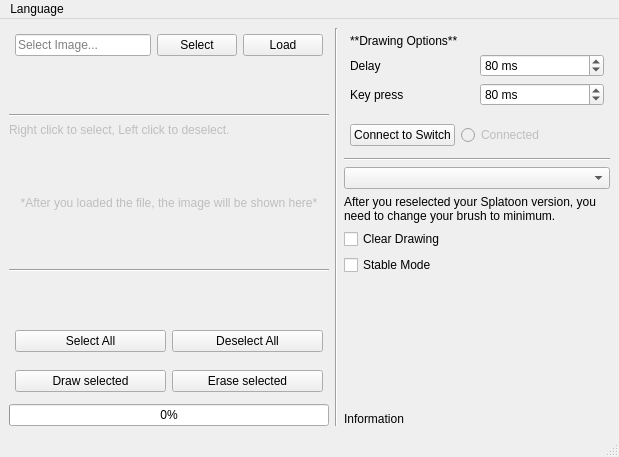
<?xml version="1.0" encoding="UTF-8"?>
<ui version="4.0">
 <class>plotter</class>
 <widget class="QMainWindow" name="plotter">
  <property name="geometry">
   <rect>
    <x>0</x>
    <y>0</y>
    <width>619</width>
    <height>457</height>
   </rect>
  </property>
  <property name="windowTitle">
   <string>Plotter</string>
  </property>
  <widget class="QWidget" name="centralwidget">
   <layout class="QHBoxLayout" name="horizontalLayout">
    <item>
     <layout class="QVBoxLayout" name="verticalLayout">
      <item>
       <layout class="QHBoxLayout" name="image_select_layout">
        <property name="sizeConstraint">
         <enum>QLayout::SetDefaultConstraint</enum>
        </property>
        <property name="leftMargin">
         <number>6</number>
        </property>
        <property name="topMargin">
         <number>6</number>
        </property>
        <property name="rightMargin">
         <number>6</number>
        </property>
        <property name="bottomMargin">
         <number>6</number>
        </property>
        <item>
         <widget class="QLineEdit" name="file_loc">
          <property name="text">
           <string/>
          </property>
          <property name="readOnly">
           <bool>true</bool>
          </property>
          <property name="placeholderText">
           <string>Select Image...</string>
          </property>
          <property name="clearButtonEnabled">
           <bool>false</bool>
          </property>
         </widget>
        </item>
        <item>
         <widget class="QPushButton" name="open_file">
          <property name="text">
           <string>Select</string>
          </property>
         </widget>
        </item>
        <item>
         <widget class="QPushButton" name="read_file">
          <property name="text">
           <string>Load</string>
          </property>
         </widget>
        </item>
       </layout>
      </item>
      <item>
       <spacer name="verticalSpacer">
        <property name="orientation">
         <enum>Qt::Vertical</enum>
        </property>
        <property name="sizeHint" stdset="0">
         <size>
          <width>17</width>
          <height>13</height>
         </size>
        </property>
       </spacer>
      </item>
      <item>
       <widget class="Line" name="line_2">
        <property name="orientation">
         <enum>Qt::Horizontal</enum>
        </property>
       </widget>
      </item>
      <item>
       <widget class="QLabel" name="selected_label">
        <property name="enabled">
         <bool>false</bool>
        </property>
        <property name="text">
         <string>Right click to select, Left click to deselect.</string>
        </property>
       </widget>
      </item>
      <item alignment="Qt::AlignHCenter|Qt::AlignVCenter">
       <widget class="QLabel" name="image">
        <property name="enabled">
         <bool>false</bool>
        </property>
        <property name="sizePolicy">
         <sizepolicy hsizetype="Fixed" vsizetype="Fixed">
          <horstretch>0</horstretch>
          <verstretch>0</verstretch>
         </sizepolicy>
        </property>
        <property name="minimumSize">
         <size>
          <width>320</width>
          <height>120</height>
         </size>
        </property>
        <property name="autoFillBackground">
         <bool>true</bool>
        </property>
        <property name="text">
         <string>*After you loaded the file, the image will be shown here*</string>
        </property>
        <property name="textFormat">
         <enum>Qt::MarkdownText</enum>
        </property>
        <property name="scaledContents">
         <bool>true</bool>
        </property>
        <property name="alignment">
         <set>Qt::AlignCenter</set>
        </property>
        <property name="wordWrap">
         <bool>true</bool>
        </property>
       </widget>
      </item>
      <item>
       <widget class="Line" name="line_3">
        <property name="orientation">
         <enum>Qt::Horizontal</enum>
        </property>
       </widget>
      </item>
      <item>
       <spacer name="verticalSpacer_2">
        <property name="orientation">
         <enum>Qt::Vertical</enum>
        </property>
        <property name="sizeHint" stdset="0">
         <size>
          <width>17</width>
          <height>13</height>
         </size>
        </property>
       </spacer>
      </item>
      <item>
       <layout class="QHBoxLayout" name="selection_layout">
        <property name="leftMargin">
         <number>6</number>
        </property>
        <property name="topMargin">
         <number>6</number>
        </property>
        <property name="rightMargin">
         <number>6</number>
        </property>
        <property name="bottomMargin">
         <number>6</number>
        </property>
        <item>
         <widget class="QPushButton" name="select_all">
          <property name="text">
           <string>Select All</string>
          </property>
         </widget>
        </item>
        <item>
         <widget class="QPushButton" name="deselect_all">
          <property name="text">
           <string>Deselect All</string>
          </property>
         </widget>
        </item>
       </layout>
      </item>
      <item>
       <layout class="QHBoxLayout" name="print_layout">
        <property name="leftMargin">
         <number>6</number>
        </property>
        <property name="topMargin">
         <number>6</number>
        </property>
        <property name="rightMargin">
         <number>6</number>
        </property>
        <property name="bottomMargin">
         <number>6</number>
        </property>
        <item>
         <widget class="QPushButton" name="draw_selected">
          <property name="text">
           <string>Draw selected</string>
          </property>
         </widget>
        </item>
        <item>
         <widget class="QPushButton" name="erase_selected">
          <property name="text">
           <string>Erase selected</string>
          </property>
         </widget>
        </item>
       </layout>
      </item>
      <item>
       <widget class="QProgressBar" name="progress">
        <property name="value">
         <number>0</number>
        </property>
        <property name="textVisible">
         <bool>true</bool>
        </property>
       </widget>
      </item>
     </layout>
    </item>
    <item>
     <widget class="Line" name="line">
      <property name="orientation">
       <enum>Qt::Vertical</enum>
      </property>
     </widget>
    </item>
    <item>
     <layout class="QVBoxLayout" name="verticalLayout_2">
      <item>
       <layout class="QGridLayout" name="drawing_options_layout">
        <property name="leftMargin">
         <number>6</number>
        </property>
        <property name="topMargin">
         <number>6</number>
        </property>
        <property name="rightMargin">
         <number>6</number>
        </property>
        <property name="bottomMargin">
         <number>6</number>
        </property>
        <item row="2" column="0">
         <widget class="QLabel" name="label">
          <property name="sizePolicy">
           <sizepolicy hsizetype="Preferred" vsizetype="Preferred">
            <horstretch>0</horstretch>
            <verstretch>0</verstretch>
           </sizepolicy>
          </property>
          <property name="text">
           <string>Delay</string>
          </property>
         </widget>
        </item>
        <item row="3" column="1">
         <widget class="QSpinBox" name="key_press_ms">
          <property name="suffix">
           <string> ms</string>
          </property>
          <property name="minimum">
           <number>1</number>
          </property>
          <property name="maximum">
           <number>1000</number>
          </property>
          <property name="singleStep">
           <number>1</number>
          </property>
          <property name="value">
           <number>80</number>
          </property>
         </widget>
        </item>
        <item row="1" column="0" colspan="2">
         <widget class="QLabel" name="label_3">
          <property name="text">
           <string>**Drawing Options**</string>
          </property>
          <property name="textFormat">
           <enum>Qt::MarkdownText</enum>
          </property>
         </widget>
        </item>
        <item row="3" column="0">
         <widget class="QLabel" name="label_4">
          <property name="text">
           <string>Key press</string>
          </property>
         </widget>
        </item>
        <item row="2" column="1">
         <widget class="QSpinBox" name="delay_ms">
          <property name="suffix">
           <string> ms</string>
          </property>
          <property name="prefix">
           <string/>
          </property>
          <property name="minimum">
           <number>1</number>
          </property>
          <property name="maximum">
           <number>1000</number>
          </property>
          <property name="value">
           <number>80</number>
          </property>
         </widget>
        </item>
       </layout>
      </item>
      <item>
       <layout class="QHBoxLayout" name="connection_layout">
        <property name="leftMargin">
         <number>6</number>
        </property>
        <property name="topMargin">
         <number>6</number>
        </property>
        <property name="rightMargin">
         <number>6</number>
        </property>
        <property name="bottomMargin">
         <number>6</number>
        </property>
        <item>
         <widget class="QPushButton" name="switch_conn">
          <property name="text">
           <string>Connect to Switch</string>
          </property>
         </widget>
        </item>
        <item>
         <widget class="QRadioButton" name="switch_connected">
          <property name="enabled">
           <bool>false</bool>
          </property>
          <property name="text">
           <string>Connected</string>
          </property>
          <property name="checkable">
           <bool>true</bool>
          </property>
         </widget>
        </item>
        <item>
         <spacer name="horizontalSpacer">
          <property name="orientation">
           <enum>Qt::Horizontal</enum>
          </property>
          <property name="sizeHint" stdset="0">
           <size>
            <width>40</width>
            <height>20</height>
           </size>
          </property>
         </spacer>
        </item>
       </layout>
      </item>
      <item>
       <widget class="Line" name="line_4">
        <property name="orientation">
         <enum>Qt::Horizontal</enum>
        </property>
       </widget>
      </item>
      <item>
       <widget class="QComboBox" name="splatoon_ver">
        <property name="placeholderText">
         <string>Choose Splatoon Version</string>
        </property>
       </widget>
      </item>
      <item>
       <widget class="QLabel" name="label_2">
        <property name="text">
         <string>After you reselected your Splatoon version, you need to change your brush to minimum.</string>
        </property>
        <property name="wordWrap">
         <bool>true</bool>
        </property>
       </widget>
      </item>
      <item>
       <widget class="QCheckBox" name="clear_drawing">
        <property name="text">
         <string>Clear Drawing</string>
        </property>
       </widget>
      </item>
      <item>
       <widget class="QCheckBox" name="stable_mode">
        <property name="text">
         <string>Stable Mode</string>
        </property>
       </widget>
      </item>
      <item>
       <spacer name="verticalSpacer_3">
        <property name="orientation">
         <enum>Qt::Vertical</enum>
        </property>
        <property name="sizeHint" stdset="0">
         <size>
          <width>20</width>
          <height>40</height>
         </size>
        </property>
       </spacer>
      </item>
      <item>
       <widget class="QLabel" name="info">
        <property name="text">
         <string>Information</string>
        </property>
        <property name="textFormat">
         <enum>Qt::MarkdownText</enum>
        </property>
       </widget>
      </item>
     </layout>
    </item>
   </layout>
  </widget>
  <widget class="QStatusBar" name="statusBar"/>
  <widget class="QMenuBar" name="menuBar">
   <property name="geometry">
    <rect>
     <x>0</x>
     <y>0</y>
     <width>619</width>
     <height>34</height>
    </rect>
   </property>
   <property name="defaultUp">
    <bool>false</bool>
   </property>
   <property name="nativeMenuBar">
    <bool>false</bool>
   </property>
   <widget class="QMenu" name="menuLanguage">
    <property name="title">
     <string notr="true">Language</string>
    </property>
    <addaction name="language_enUS"/>
    <addaction name="language_jaJP"/>
    <addaction name="language_zhCN"/>
    <addaction name="language_zhTW"/>
   </widget>
   <addaction name="menuLanguage"/>
  </widget>
  <action name="language_zhTW">
   <property name="text">
    <string notr="true">繁體中文</string>
   </property>
  </action>
  <action name="language_zhCN">
   <property name="text">
    <string notr="true">简体中文</string>
   </property>
  </action>
  <action name="language_jaJP">
   <property name="text">
    <string notr="true">日本語</string>
   </property>
  </action>
  <action name="language_enUS">
   <property name="text">
    <string notr="true">English</string>
   </property>
  </action>
 </widget>
 <resources/>
 <connections/>
</ui>
